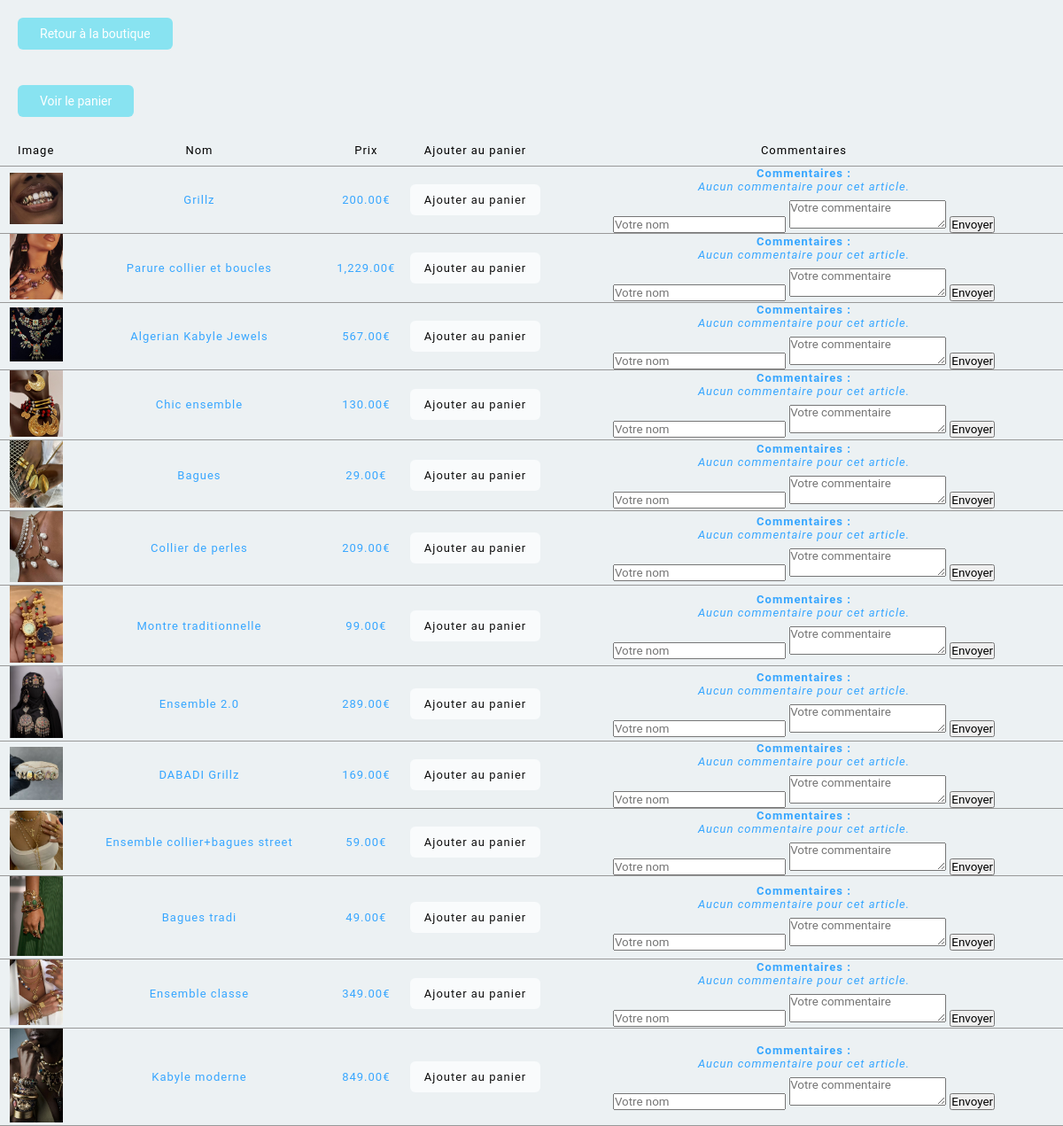
The app's page /comHTML.PHP with its own data.
### tables this page shows
CREATE TABLE IF NOT EXISTS `articles` (
  `id` int NOT NULL AUTO_INCREMENT,
  `nom` varchar(100) DEFAULT NULL,
  `prix` decimal(10,2) DEFAULT NULL,
  `ancien_prix` float DEFAULT NULL,
  `img` varchar(255) DEFAULT NULL,
  `stock` int DEFAULT '0',
  PRIMARY KEY (`id`)
);

### comHTML.PHP (the view, shortened to what this page needs)
<?php
include_once "condb.php";
?>
<!DOCTYPE html>
<html lang="fr">
<head>
    <link rel="stylesheet" href="paniercss.css">
</head>
<body>
    <a href="PremierProjetInfoHtml.html" class="link">Retour à la boutique</a>
    <a href="panier.php" class="link">Voir le panier</a>
    <section>
        <table>
            <tr>
                <th>Image</th>
                <th>Nom</th>
                <th>Prix</th>
                <th>Ajouter au panier</th>
                <th>Commentaires</th>
            </tr>
            <?php
            $req = mysqli_query($con, "SELECT * FROM articles");
            while($article = mysqli_fetch_assoc($req)) { ?>
                <tr>
                    <td>
                        <img src="img/<?= htmlspecialchars($article['img']) ?>" alt="<?= htmlspecialchars($article['nom']) ?>" style="width:60px;">
                    </td>
                    <td><?= htmlspecialchars($article['nom']) ?></td>
                    <td><?= number_format($article['prix'], 2) ?>€</td>
                    <td>
                        <a href="ajoutpanier.php?id=<?= $article['id'] ?>" class="id_product">Ajouter au panier</a>
                    </td>
                    <td>
                        <div class="comments-section">
                            <strong>Commentaires :</strong><br>
                            <?php
                            $comments_query = mysqli_query($con, "SELECT * FROM commentaires WHERE article_id = " . intval($article['id']) . " ORDER BY date_commentaire DESC");
                            if(mysqli_num_rows($comments_query) > 0) {
                                while($comment = mysqli_fetch_assoc($comments_query)) {
                                    echo '<div class="comment">';
                                    echo '<strong>' . htmlspecialchars($comment['auteur']) . '</strong> - ' .
                                         date('d/m/Y à H:i', strtotime($comment['date_commentaire'])) . '<br>';
                                    echo htmlspecialchars($comment['commentaire']);
                                    echo '</div>';
                                }
                            } else {
                                echo '<em>Aucun commentaire pour cet article.</em>';
                            }
                            ?>
                            <form method="post" action="ajoutCom.php" class="comment-form" style="margin-top:8px;">
                                <input type="text" name="auteur" placeholder="Votre nom" required>
                                <textarea name="commentaire" placeholder="Votre commentaire" required></textarea>
                                <button type="submit">Envoyer</button>
                            </form>
                        </div>
                    </td>
                </tr>
            <?php } ?>
        </table>
    </section>
</body>
</html>

### paniercss.css (style rules this page uses)
* { margin: 0; padding: 0; box-sizing: border-box; font-family: 'Roboto', sans-serif; }
body { display: flex; flex-direction: column; min-height: 100vh; background-color: #ecf1f3; }
.link { margin: 20px; width: fit-content; position: relative; text-decoration: 0; background-color: #88e3f1; color: #fff; padding: 10px 25px; border-radius: 6px; font-size: 14px; }
.id_product { text-align: center; text-decoration: 0; background-color: #f9fbfc; letter-spacing: 1px; color: #0f0f0f; padding: 10px 10%; border-radius: 6px; }
table { border-collapse: collapse; width: 100%; letter-spacing: 1px; font-size: 13px; }
th { padding: 10px 0; font-weight: 400; }
td { border-top: 0.5px solid #999; text-align: center; color: #37a6ff; }
tr { border-bottom: 0.5px solid #999; }

### records on screen
articles: img (picture), nom "Grillz", prix "200.00"
articles: img (picture), nom "Parure collier et boucles", prix "1,229.00"
articles: img (picture), nom "Algerian Kabyle Jewels", prix "567.00"
articles: img (picture), nom "Chic ensemble", prix "130.00"
articles: img (picture), nom "Bagues", prix "29.00"
articles: img (picture), nom "Collier de perles", prix "209.00"
articles: img (picture), nom "Montre traditionnelle", prix "99.00"
articles: img (picture), nom "Ensemble 2.0", prix "289.00"
articles: img (picture), nom "DABADI Grillz", prix "169.00"
articles: img (picture), nom "Ensemble collier+bagues street", prix "59.00"
articles: img (picture), nom "Bagues tradi", prix "49.00"
articles: img (picture), nom "Ensemble classe", prix "349.00"
articles: img (picture), nom "Kabyle moderne", prix "849.00"
